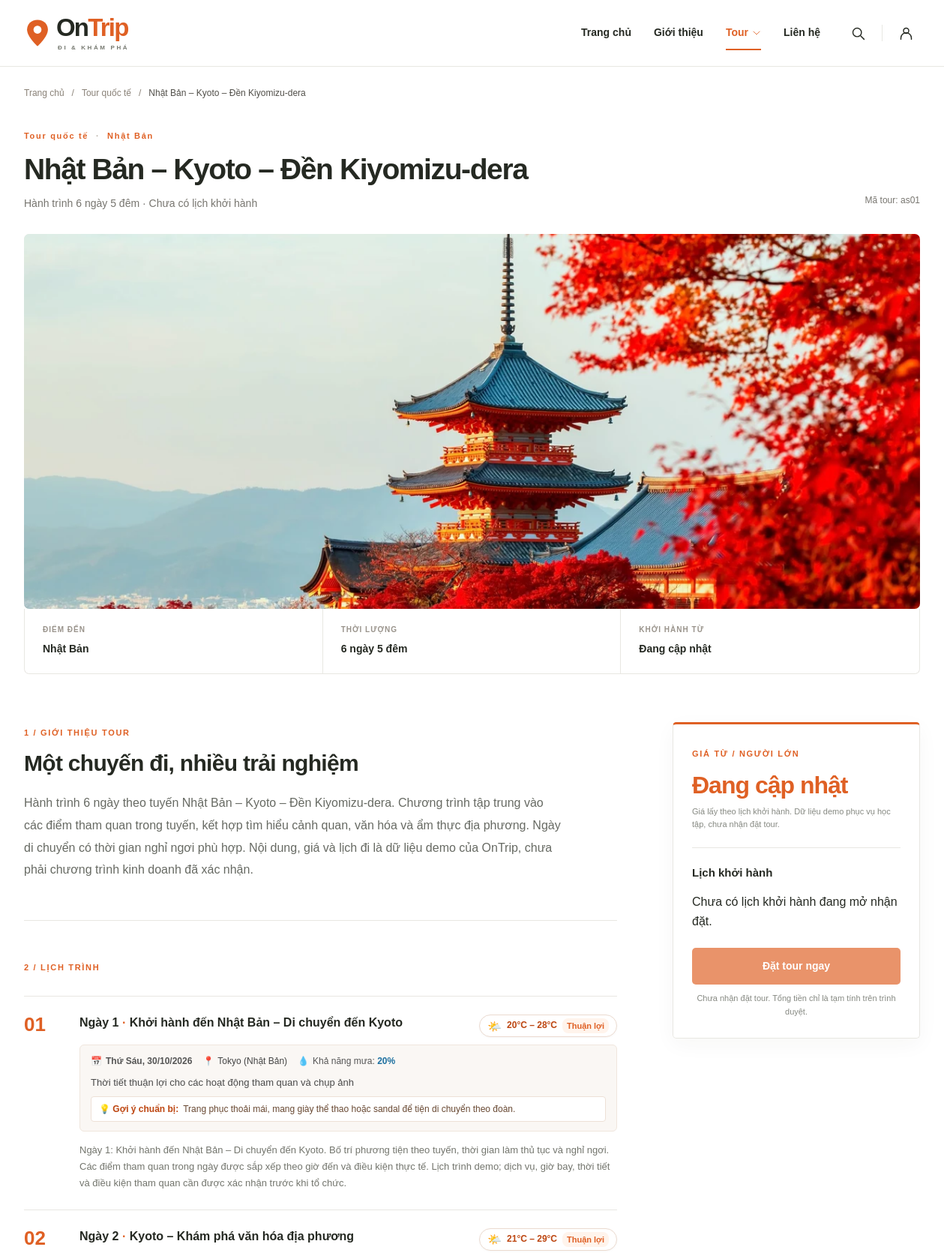
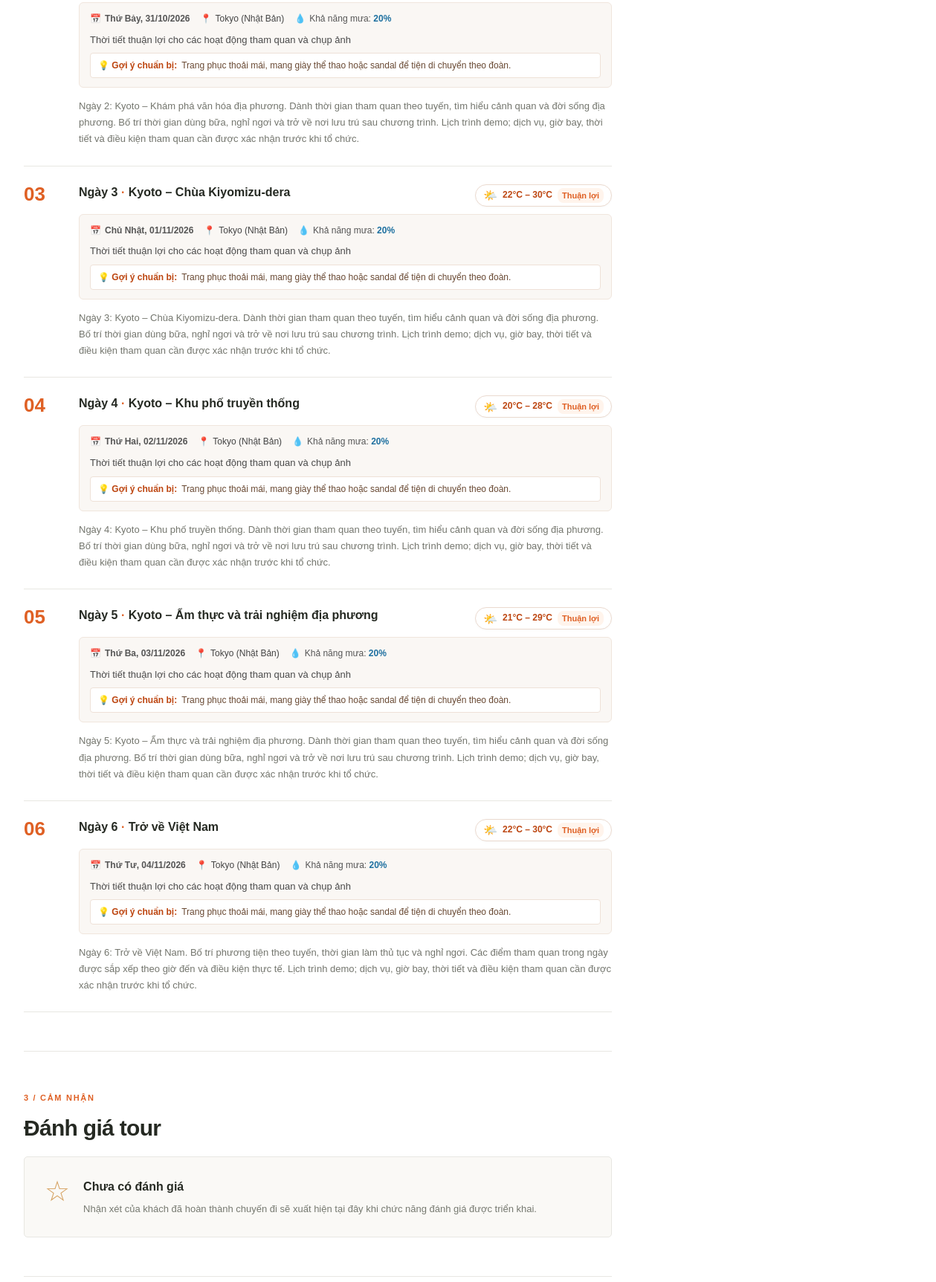
Screenshot of /index.php?page=tour-detail&type=international&id=as01 (upper part) with the database file from the repository (2 pictures, top to bottom).
### tables this page shows
CREATE TABLE IF NOT EXISTS `tour` (
    `id_tour` BIGINT UNSIGNED NOT NULL AUTO_INCREMENT,
    `ma_tour` VARCHAR(30) NOT NULL,
    `id_diem_den_chinh` BIGINT UNSIGNED NOT NULL,
    `ten_tour` VARCHAR(255) NOT NULL,
    `gioi_thieu` TEXT DEFAULT NULL,
    `so_ngay` TINYINT UNSIGNED NOT NULL,
    `duong_dan_anh` VARCHAR(255) DEFAULT NULL,
    `trang_thai` ENUM('draft', 'published', 'archived') NOT NULL DEFAULT 'draft',
    `noi_bat` TINYINT(1) NOT NULL DEFAULT 0,
    `tao_luc` TIMESTAMP NOT NULL DEFAULT CURRENT_TIMESTAMP,
    `cap_nhat_luc` TIMESTAMP NOT NULL DEFAULT CURRENT_TIMESTAMP ON UPDATE CURRENT_TIMESTAMP,
    PRIMARY KEY (`id_tour`),
    UNIQUE KEY `uq_tours_code` (`ma_tour`),
    KEY `idx_tours_destination_status` (`id_diem_den_chinh`, `trang_thai`),
    KEY `idx_tours_featured_status` (`noi_bat`, `trang_thai`),
    CONSTRAINT `chk_tours_duration` CHECK (`so_ngay` > 0),
    CONSTRAINT `fk_tours_destination` FOREIGN KEY (`id_diem_den_chinh`)
        REFERENCES `diem_den` (`id_diem_den`) ON UPDATE RESTRICT ON DELETE RESTRICT
);

CREATE TABLE IF NOT EXISTS `diem_den` (
    `id_diem_den` BIGINT UNSIGNED NOT NULL AUTO_INCREMENT,
    `ma_khu_vuc` VARCHAR(32) NOT NULL,
    `ten_diem_den` VARCHAR(120) NOT NULL,
    `duong_dan_anh` VARCHAR(255) DEFAULT NULL,
    `dang_hoat_dong` TINYINT(1) NOT NULL DEFAULT 1,
    PRIMARY KEY (`id_diem_den`),
    UNIQUE KEY `uq_destinations_region_name` (`ma_khu_vuc`, `ten_diem_den`),
    CONSTRAINT `fk_destinations_region` FOREIGN KEY (`ma_khu_vuc`)
        REFERENCES `khu_vuc_tour` (`ma_khu_vuc`) ON UPDATE CASCADE ON DELETE RESTRICT
);

CREATE TABLE IF NOT EXISTS `lich_trinh_ngay` (
    `id_lich_trinh_ngay` BIGINT UNSIGNED NOT NULL AUTO_INCREMENT,
    `id_tour` BIGINT UNSIGNED NOT NULL,
    `ngay_thu` TINYINT UNSIGNED NOT NULL,
    `tieu_de` VARCHAR(255) NOT NULL,
    `noi_dung` TEXT NOT NULL,
    PRIMARY KEY (`id_lich_trinh_ngay`),
    UNIQUE KEY `uq_itinerary_tour_day` (`id_tour`, `ngay_thu`),
    CONSTRAINT `chk_itinerary_day` CHECK (`ngay_thu` > 0),
    CONSTRAINT `fk_itinerary_tour` FOREIGN KEY (`id_tour`)
        REFERENCES `tour` (`id_tour`) ON UPDATE RESTRICT ON DELETE CASCADE
);

### app/views/tours/detail.php (the view, shortened to what the rows shown need)
<?php
$escape = static function ($value): string {
    return htmlspecialchars((string) $value, ENT_QUOTES, 'UTF-8');
};
$adultPrice = $selectedSchedule['adult_price'] ?? 0;
$childPrice = $selectedSchedule['child_price'] ?? 0;
$weatherByDay = [];
if (!empty($itineraryWeather)) {
    foreach ($itineraryWeather as $w) {
        $weatherByDay[(int) $w['day']] = $w;
    }
}
?>
<!doctype html>
<html lang="vi">
<head>
    <link rel="stylesheet" href="assets/css/style.css">
</head>
<body class="detail-page" data-tour-id="<?= $escape($tour['id'] ?? '') ?>">
<?php require __DIR__ . '/../partials/header.php'; ?>
<main id="noi-dung" class="detail-main">
<?php if ($notFound): ?>
    <div class="container detail-not-found"><h1>Không tìm thấy tour</h1><p>Tour không tồn tại hoặc chưa được công bố.</p><a class="button button-primary" href="index.php?page=tours&amp;type=<?= $tourType ?>">Xem danh sách tour</a></div>
<?php else: ?>
    <div class="container">
        <nav class="detail-breadcrumb" aria-label="Đường dẫn trang"><a href="index.php">Trang chủ</a><span>/</span><a href="index.php?page=tours&amp;type=<?= $tourType ?>"><?= $typeTitle ?></a><span>/</span><span aria-current="page"><?= $escape($tour['name']) ?></span></nav>
        <header class="detail-heading">
            <div><span class="detail-kicker"><?= $typeTitle ?> <span>·</span> <?= $escape($tour['destination']) ?></span><h1><?= $escape($tour['name']) ?></h1><p>Hành trình <?= $escape($tour['duration']) ?> · <?= $tour['origin'] !== '' ? 'Khởi hành từ ' . $escape($tour['origin']) : 'Chưa có lịch khởi hành' ?></p></div>
            <span class="detail-code">Mã tour: <?= $escape($tour['id']) ?></span>
        </header>
        <div class="detail-hero"><img src="<?= $escape($tour['image']) ?>" alt="<?= $escape($tour['destination']) ?>" width="1200" height="590"></div>
        <div class="detail-facts" aria-label="Thông tin nhanh">
            <div><span>ĐIỂM ĐẾN</span><strong><?= $escape($tour['destination']) ?></strong></div>
            <div><span>THỜI LƯỢNG</span><strong><?= $escape($tour['duration']) ?></strong></div>
            <div><span>KHỞI HÀNH TỪ</span><strong><?= $escape($tour['origin'] ?: 'Đang cập nhật') ?></strong></div>
        </div>
        <div class="detail-layout">
            <div class="detail-content">
                <section class="detail-section" id="tong-quan">
                    <span class="detail-section-label">1 / GIỚI THIỆU TOUR</span><h2>Một chuyến đi, nhiều trải nghiệm</h2>
                    <p><?= nl2br($escape($tour['introduction'] ?: 'Giới thiệu tour đang được cập nhật.')) ?></p>
                </section>
                <section class="detail-section" id="lich-trinh">
                    <span class="detail-section-label">2 / LỊCH TRÌNH</span>
                    <div class="detail-days" data-detail-days>
                        <?php foreach ($tour['itinerary'] as $day): ?>
                        <?php
                            $dayNum = (int) $day['day'];
                            $dayWeather = $weatherByDay[$dayNum] ?? null;
                        ?>
                        <article class="detail-day" data-day-item="<?= $dayNum ?>">
                            <span class="detail-day-number"><?= str_pad((string) $dayNum, 2, '0', STR_PAD_LEFT) ?></span>
                            <div class="detail-day-body">
                                <div class="detail-day-title-row">
                                    <h3>Ngày <?= $dayNum ?> <span>·</span> <?= $escape($day['title']) ?></h3>
                                    <?php if ($dayWeather): ?>
                                    <div class="day-weather-badge" data-weather-badge="<?= $dayNum ?>">
                                        <span class="weather-icon" data-weather-icon><?= $dayWeather['icon'] ?></span>
                                        <span class="weather-temp" data-weather-temp><?= $escape($dayWeather['temp_range']) ?></span>
                                        <span class="weather-tag" data-weather-tag><?= $escape($dayWeather['badge']) ?></span>
                                    </div>
                                    <?php endif; ?>
                                </div>
                                <?php if ($dayWeather): ?>
                                <div class="day-weather-card" data-weather-card="<?= $dayNum ?>">
                                    <div class="weather-card-meta">
                                        <span class="weather-meta-item weather-meta-date">
                                            <span aria-hidden="true">📅</span>
                                            <span data-weather-date><?= $escape($dayWeather['date_formatted']) ?></span>
                                        </span>
                                        <span class="weather-meta-item weather-meta-loc">
                                            <span aria-hidden="true">📍</span>
                                            <span data-weather-loc><?= $escape($dayWeather['location']) ?></span>
                                        </span>
                                        <span class="weather-meta-item weather-meta-rain">
                                            <span aria-hidden="true">💧</span>
                                            <span>Khả năng mưa: <strong data-weather-rain><?= (int) $dayWeather['rain'] ?>%</strong></span>
                                        </span>
                                    </div>
                                    <div class="weather-card-desc">
                                        <span class="weather-status-text" data-weather-status><?= $escape($dayWeather['status']) ?></span>
                                    </div>
                                    <?php if (!empty($dayWeather['advice'])): ?>
                                    <div class="weather-card-advice" data-weather-advice-box>
                                        <span class="advice-label">💡 Gợi ý chuẩn bị:</span>
                                        <span class="advice-content" data-weather-advice><?= $escape($dayWeather['advice']) ?></span>
                                    </div>
                                    <?php endif; ?>
                                </div>
                                <?php endif; ?>
                                <p class="detail-day-content"><?= nl2br($escape($day['content'])) ?></p>
                            </div>
                        </article>
                        <?php endforeach; ?>
                    </div>
                </section>
                <section class="detail-section" id="danh-gia"><span class="detail-section-label">3 / CẢM NHẬN</span><h2>Đánh giá tour</h2><div class="detail-review-empty"><span aria-hidden="true">☆</span><div><strong>Chưa có đánh giá</strong><p>Nhận xét của khách đã hoàn thành chuyến đi sẽ xuất hiện tại đây khi chức năng đánh giá được triển khai.</p></div></div></section>
            </div>
            <aside class="detail-sidebar" aria-label="Lịch khởi hành và tạm tính tour">
                <div class="detail-booking" <?= $selectedSchedule ? 'data-booking-preview' : '' ?> data-adult-price="<?= $adultPrice ?>" data-child-price="<?= $childPrice ?>">
                    <span class="detail-booking-label">GIÁ TỪ / NGƯỜI LỚN</span>
                    <p class="detail-price"><?= $tour['price'] !== null ? number_format($tour['price'], 0, ',', '.') . ' <small>₫</small>' : 'Đang cập nhật' ?></p>
                    <p class="detail-price-note">Giá lấy theo lịch khởi hành. Dữ liệu demo phục vụ học tập, chưa nhận đặt tour.</p>
                    <div class="detail-booking-divider"></div><h2>Lịch khởi hành</h2>
                    <?php if (!$selectedSchedule): ?>
                        <p>Chưa có lịch khởi hành đang mở nhận đặt.</p>
                    <?php endif; ?>
                    <button class="button button-primary detail-book-button" type="button" disabled>Đặt tour ngay</button><p class="detail-static-note">Chưa nhận đặt tour. Tổng tiền chỉ là tạm tính trên trình duyệt.</p>
                </div>
            </aside>
        </div>
    </div>
<?php endif; ?>
</main>
</body>
</html>

### rows the page displays
tour: ten_tour "Nhật Bản – Kyoto – Đền Kiyomizu-dera", id_diem_den_chinh.ten_diem_den "Nhật Bản", ma_tour "as01", duong_dan_anh (picture), gioi_thieu "Hành trình 6 ngày theo tuyến Nhật Bản – Kyoto – Đền Kiyomizu-dera. Chương trình tập trung vào các điểm tham quan trong tuyến, kết hợp tìm hiểu cảnh quan, văn hóa và ẩm thực địa phương. Ngày di chuyển có thời gian nghỉ ngơi phù hợp. Nội dung, giá và lịch đi là dữ liệu demo của OnTrip, chưa phải chương trình kinh doanh đã xác nhận."
lich_trinh_ngay: ngay_thu "01", ngay_thu "1", tieu_de "Khởi hành đến Nhật Bản – Di chuyển đến Kyoto", ngay_thu "🌤️", ngay_thu "20°C – 28°C", ngay_thu "Thuận lợi", ngay_thu "Thứ Sáu, 30/10/2026", ngay_thu "Tokyo (Nhật Bản)", ngay_thu "20", ngay_thu "Thời tiết thuận lợi cho các hoạt động tham quan và chụp ảnh", ngay_thu "Trang phục thoải mái, mang giày thể thao hoặc sandal để tiện di chuyển theo đoàn.", noi_dung "Ngày 1: Khởi hành đến Nhật Bản – Di chuyển đến Kyoto. Bố trí phương tiện theo tuyến, thời gian làm thủ tục và nghỉ ngơi. Các điểm tham quan trong ngày được sắp xếp theo giờ đến và điều kiện thực tế. Lịch trình demo; dịch vụ, giờ bay, thời tiết và điều kiện tham quan cần được xác nhận trước khi tổ chức."
lich_trinh_ngay: ngay_thu "02", ngay_thu "2", tieu_de "Kyoto – Khám phá văn hóa địa phương", ngay_thu "🌤️", ngay_thu "21°C – 29°C", ngay_thu "Thuận lợi", ngay_thu "Thứ Bảy, 31/10/2026", ngay_thu "Tokyo (Nhật Bản)", ngay_thu "20", ngay_thu "Thời tiết thuận lợi cho các hoạt động tham quan và chụp ảnh", ngay_thu "Trang phục thoải mái, mang giày thể thao hoặc sandal để tiện di chuyển theo đoàn.", noi_dung "Ngày 2: Kyoto – Khám phá văn hóa địa phương. Dành thời gian tham quan theo tuyến, tìm hiểu cảnh quan và đời sống địa phương. Bố trí thời gian dùng bữa, nghỉ ngơi và trở về nơi lưu trú sau chương trình. Lịch trình demo; dịch vụ, giờ bay, thời tiết và điều kiện tham quan cần được xác nhận trước khi tổ chức."
lich_trinh_ngay: ngay_thu "03", ngay_thu "3", tieu_de "Kyoto – Chùa Kiyomizu-dera", ngay_thu "🌤️", ngay_thu "22°C – 30°C", ngay_thu "Thuận lợi", ngay_thu "Chủ Nhật, 01/11/2026", ngay_thu "Tokyo (Nhật Bản)", ngay_thu "20", ngay_thu "Thời tiết thuận lợi cho các hoạt động tham quan và chụp ảnh", ngay_thu "Trang phục thoải mái, mang giày thể thao hoặc sandal để tiện di chuyển theo đoàn.", noi_dung "Ngày 3: Kyoto – Chùa Kiyomizu-dera. Dành thời gian tham quan theo tuyến, tìm hiểu cảnh quan và đời sống địa phương. Bố trí thời gian dùng bữa, nghỉ ngơi và trở về nơi lưu trú sau chương trình. Lịch trình demo; dịch vụ, giờ bay, thời tiết và điều kiện tham quan cần được xác nhận trước khi tổ chức."
lich_trinh_ngay: ngay_thu "04", ngay_thu "4", tieu_de "Kyoto – Khu phố truyền thống", ngay_thu "🌤️", ngay_thu "20°C – 28°C", ngay_thu "Thuận lợi", ngay_thu "Thứ Hai, 02/11/2026", ngay_thu "Tokyo (Nhật Bản)", ngay_thu "20", ngay_thu "Thời tiết thuận lợi cho các hoạt động tham quan và chụp ảnh", ngay_thu "Trang phục thoải mái, mang giày thể thao hoặc sandal để tiện di chuyển theo đoàn.", noi_dung "Ngày 4: Kyoto – Khu phố truyền thống. Dành thời gian tham quan theo tuyến, tìm hiểu cảnh quan và đời sống địa phương. Bố trí thời gian dùng bữa, nghỉ ngơi và trở về nơi lưu trú sau chương trình. Lịch trình demo; dịch vụ, giờ bay, thời tiết và điều kiện tham quan cần được xác nhận trước khi tổ chức."
lich_trinh_ngay: ngay_thu "05", ngay_thu "5", tieu_de "Kyoto – Ẩm thực và trải nghiệm địa phương", ngay_thu "🌤️", ngay_thu "21°C – 29°C", ngay_thu "Thuận lợi", ngay_thu "Thứ Ba, 03/11/2026", ngay_thu "Tokyo (Nhật Bản)", ngay_thu "20", ngay_thu "Thời tiết thuận lợi cho các hoạt động tham quan và chụp ảnh", ngay_thu "Trang phục thoải mái, mang giày thể thao hoặc sandal để tiện di chuyển theo đoàn.", noi_dung "Ngày 5: Kyoto – Ẩm thực và trải nghiệm địa phương. Dành thời gian tham quan theo tuyến, tìm hiểu cảnh quan và đời sống địa phương. Bố trí thời gian dùng bữa, nghỉ ngơi và trở về nơi lưu trú sau chương trình. Lịch trình demo; dịch vụ, giờ bay, thời tiết và điều kiện tham quan cần được xác nhận trước khi tổ chức."
lich_trinh_ngay: ngay_thu "06", ngay_thu "6", tieu_de "Trở về Việt Nam", ngay_thu "🌤️", ngay_thu "22°C – 30°C", ngay_thu "Thuận lợi", ngay_thu "Thứ Tư, 04/11/2026", ngay_thu "Tokyo (Nhật Bản)", ngay_thu "20", ngay_thu "Thời tiết thuận lợi cho các hoạt động tham quan và chụp ảnh", ngay_thu "Trang phục thoải mái, mang giày thể thao hoặc sandal để tiện di chuyển theo đoàn.", noi_dung "Ngày 6: Trở về Việt Nam. Bố trí phương tiện theo tuyến, thời gian làm thủ tục và nghỉ ngơi. Các điểm tham quan trong ngày được sắp xếp theo giờ đến và điều kiện thực tế. Lịch trình demo; dịch vụ, giờ bay, thời tiết và điều kiện tham quan cần được xác nhận trước khi tổ chức."

### other values shown
$typeTitle "Tour quốc tế"
$escape($tour['duration']) "6 ngày 5 đêm"
$escape($tour['origin'] ?: 'Đang cập nhật') "Đang cập nhật"
